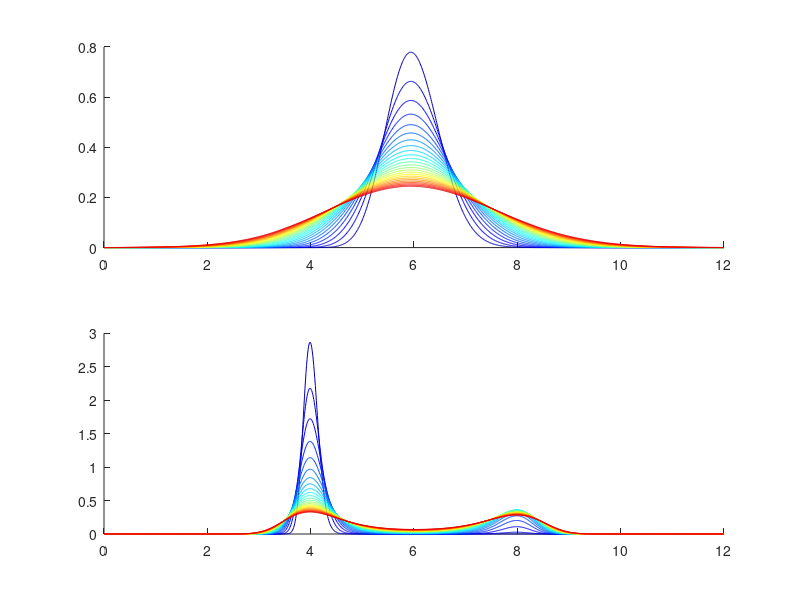
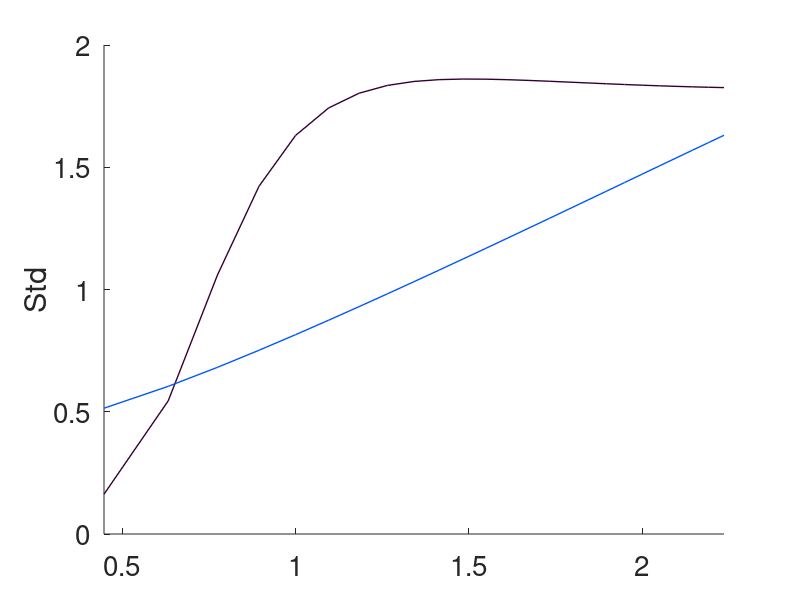
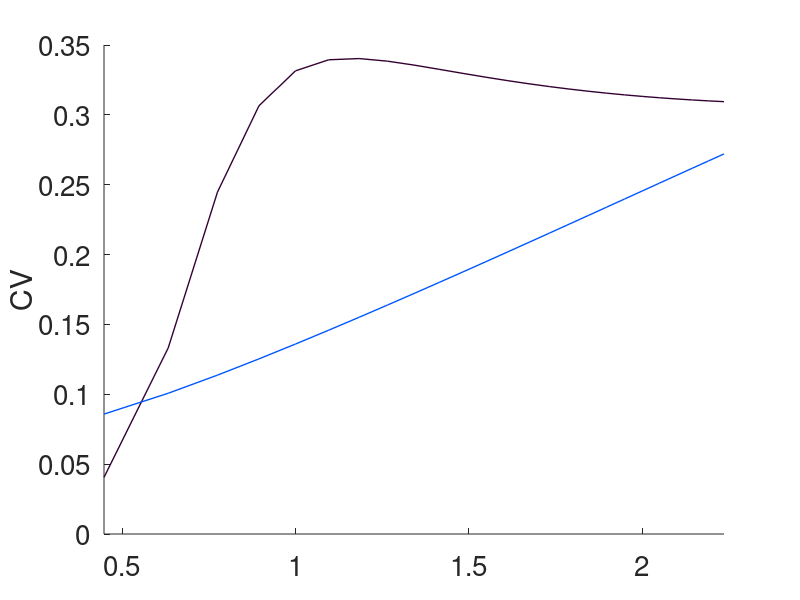
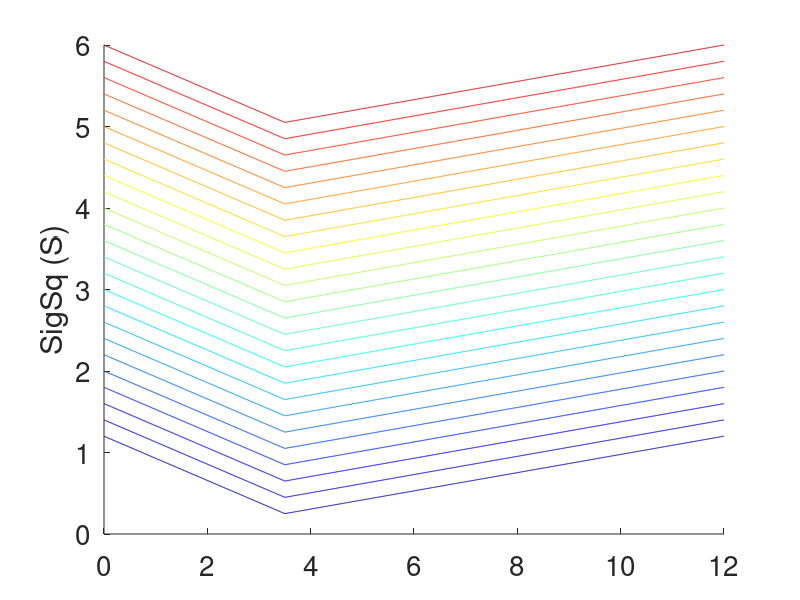

The MATLAB source for these figures, in order:
% assuming simple x'= -f(x) + sig for ISI density
% 2 peaks makes it harder for Var(ISI) to go up with more sigv
% related so scp_simpSDE.m BUT now have multip noise (S depend)

sigSqv=(.2:.2:5)';
lenSg=length(sigSqv);

cc=jet(lenSg);

cc1=[0 86 255;51 0 51]./255;

dx=0.01;
xVar=(0:dx:12)';
lenX=length(xVar);

fDens1=zeros(lenX,lenSg); %single peak at wavg
fDens2=zeros(lenX,lenSg); %2 peaks at w1,w2
mnISI_1=zeros(lenSg,1);
mnISI_2=zeros(lenSg,1);
vrISI_1=zeros(lenSg,1);
vrISI_2=zeros(lenSg,1);

w1=4;
w2=8;
wavg=(w1+w2)/2;

Knst = min(xVar.^4/4-(w1+w2+wavg)/3*xVar.^3+(w1*w2+w1*wavg+w2*wavg)/2*xVar.^2-w1*w2*wavg*xVar);

f1=@(x)(x-wavg);
%F1=@(x)((x-wavg).^2./2);

f2=@(x)((x-w1).*(x-w2).*(x-wavg));
%F2=@(x)(x.^4/4-(w1+w2+wavg)/3*x.^3+(w1*w2+w1*wavg+w2*wavg)/2*x.^2-w1*w2*wavg*x-Knst);

fxd=zeros(size(xVar));
minSg=3.5;
fxd(xVar<=minSg)=1-.95/minSg*xVar(xVar<=minSg);
fxd(xVar>minSg)=.95/(xVar(end)-minSg)*xVar(xVar>minSg)+(1-.95/(xVar(end)-minSg)*xVar(end));
for j=1:lenSg
    newSig=fxd+sigSqv(j);
    integF1=cumsum(f1(xVar)./newSig)*dx;
    integF2=cumsum(f2(xVar)./newSig)*dx;
   fDens1(:,j)=exp(-2*integF1)./newSig;
        fDens1(:,j)=fDens1(:,j)./(sum(fDens1(:,j))*dx); %normalize
   fDens2(:,j)=exp(-2*integF2+2*Knst/mean(newSig))./newSig;
        fDens2(:,j)=fDens2(:,j)./(sum(fDens2(:,j))*dx); %normalize
end

mnISI_1=sum(fDens1'*xVar,2)*dx;
mnISI_2=sum(fDens2'*xVar,2)*dx;
vrISI_1=sum( fDens1'*(xVar).^2, 2)*dx - mnISI_1.^2;
vrISI_2=sum( fDens2'*(xVar).^2, 2)*dx - mnISI_2.^2;
CV_1=sqrt(vrISI_1)./mnISI_1;
    CV_1(isnan(CV_1))=0;
CV_2=sqrt(vrISI_2)./mnISI_2;
    CV_2(isnan(CV_2))=0;


figure
subplot(2,1,1)
hold on
subplot(2,1,2)
hold on
for j=1:lenSg
    subplot(2,1,1)
    plot(xVar,fDens1(:,j),'color',cc(j,:))
    subplot(2,1,2)
    plot(xVar,fDens2(:,j),'color',cc(j,:))
end

figure
hold on
plot(sqrt(sigSqv),sqrt(vrISI_2),'color',cc1(2,:),'LineWidth',1)
plot(sqrt(sigSqv),sqrt(vrISI_1),'color',cc1(1,:),'LineWidth',1)
set(gca,'FontSize',20)
ylabel('Std')
set(gca,'XLim',[sqrt(.2)-eps sqrt(5)+eps])

figure
hold on
plot(sqrt(sigSqv),CV_2,'color',cc1(2,:),'LineWidth',1)
plot(sqrt(sigSqv),CV_1,'color',cc1(1,:),'LineWidth',1)
set(gca,'FontSize',20)
ylabel('CV')
set(gca,'XLim',[sqrt(.2)-eps sqrt(5)+eps])


figure
hold on
for j=1:lenSg
    newSigv=fxd+sigSqv(j);
    plot(xVar,newSigv,'color',cc(j,:))
end
set(gca,'FontSize',20)
ylabel('SigSq (S)')